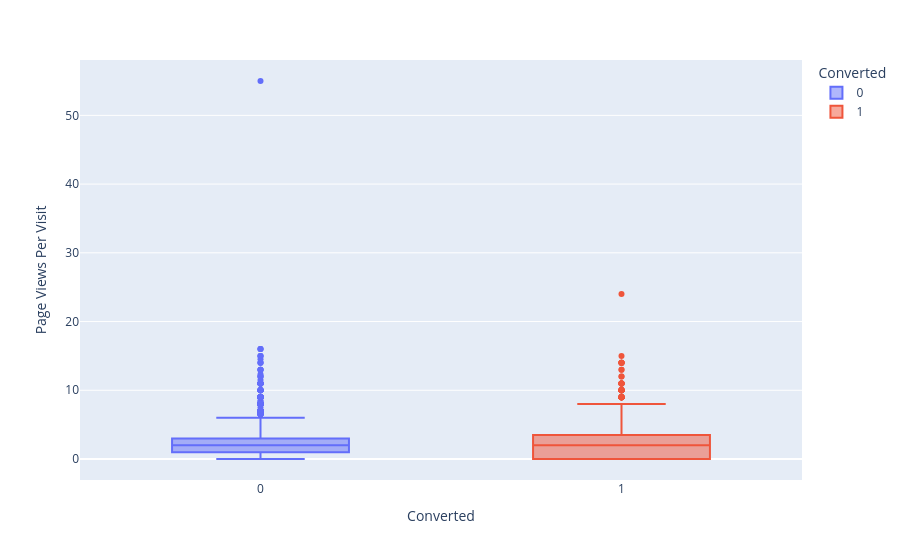

The cell this chart's notebook holds for it:
### Code cell
# BoxPlot - Converted x Page Views Per Visit
fig = px.box(df_leads, x='Converted',  y='Page Views Per Visit', color='Converted')
fig.show()

### Figure 1 — Plotly figure (JSON) as saved in the notebook; plotly's stock layout.template omitted (floating-point values rounded to 4 significant figures; data arrays with more than 128 entries replaced by an {"elided": "..."} marker saying what was removed)
{"data": [{"alignmentgroup": "True", "hovertemplate": "Converted=%{x}<br>Page Views Per Visit=%{y}<extra></extra>", "legendgroup": "0", "marker": {"color": "#636efa"}, "name": "0", "notched": false, "offsetgroup": "0", "orientation": "v", "showlegend": true, "type": "box", "x": {"elided": "5639 int values"}, "x0": " ", "xaxis": "x", "y": {"elided": "5639 float values"}, "y0": " ", "yaxis": "y"}, {"alignmentgroup": "True", "hovertemplate": "Converted=%{x}<br>Page Views Per Visit=%{y}<extra></extra>", "legendgroup": "1", "marker": {"color": "#EF553B"}, "name": "1", "notched": false, "offsetgroup": "1", "orientation": "v", "showlegend": true, "type": "box", "x": {"elided": "3435 int values"}, "x0": " ", "xaxis": "x", "y": {"elided": "3435 float values"}, "y0": " ", "yaxis": "y"}], "layout": {"boxmode": "overlay", "legend": {"title": {"text": "Converted"}, "tracegroupgap": 0}, "margin": {"t": 60}, "xaxis": {"anchor": "y", "categoryarray": [0, 1], "categoryorder": "array", "domain": [0, 1], "title": {"text": "Converted"}}, "yaxis": {"anchor": "x", "domain": [0, 1], "title": {"text": "Page Views Per Visit"}}}}
